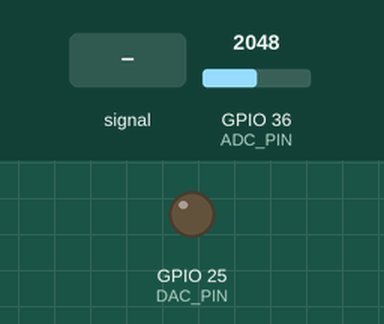
A sketch run on a simulated ESP32. On the bench: output pins drawn as LEDs (lit = HIGH). The inputs (shaded band) are chosen by the test bench; at power-on: GPIO 36 (ADC_PIN) = 2048. What the sketch prints to the serial monitor is not drawn.

Above: at 0.8 s.
0.9 s: GPIO 36 (ADC_PIN) fed a 200 Hz sine of ±1842 counts around its level
Timing chart, 0 to 1.0 s (numbered marks = the images above; inputs shaded):
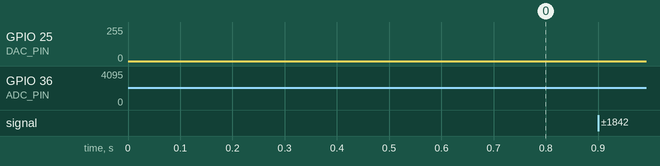

The sketch:

classic.ino
```cpp
#include <Arduino.h>
#include <driver/adc.h>
#include <driver/dac.h>
#include <soc/sens_reg.h>
#include <soc/soc.h>

// ================================================================
// CONFIGURATION
// ================================================================
#define SAMPLING_FREQ 10000.0 // 10 kHz
#define TS (1.0 / SAMPLING_FREQ)
#define PI_2 (2.0 * PI)

// PLL Gains (Tuned for 50Hz)
#define SOGI_K 1.414  // SOGI Damping factor (1.414 is standard)
#define PLL_KP 2.0    // Proportional Gain
#define PLL_KI 15.0   // Integral Gain

// Pins
#define ADC_PIN 36
#define DAC_PIN 25

// ================================================================
// GLOBAL VARIABLES (VOLATILE for ISR)
// ================================================================

// SOGI State Variables
volatile float s_v_alpha = 0.0f; // Filtered Grid Voltage
volatile float s_v_beta = 0.0f;  // Quadrature Voltage (90 deg shift)

// PLL State Variables
volatile float pll_omega = 314.159f; // Angular freq (starts at 50Hz)
volatile float pll_theta = 0.0f;     // Grid Phase angle
volatile float pll_freq = 50.0f;     // Frequency in Hz

// DC Offset Removal
volatile float v_grid_offset = 1.85f; // Initial guess for DC offset
const float dc_filter_alpha = 0.001f; // Slow filter for DC offset

// Debugging / shared variables
volatile float debug_v_grid = 0;
volatile float debug_v_out = 0;
hw_timer_t *timer = NULL;

// ================================================================
// SOGI-PLL ALGORITHM (The "Magic")
// ================================================================
// This function runs inside the Interrupt Service Routine (ISR)
// It implements a Second Order Generalized Integrator (SOGI)
// to clean the signal and lock the phase.
void IRAM_ATTR onTimer() {

  // 1. READ ADC (Fast optimized read recommended)
  // ADC1 Channel 0 is GPIO 36.
  // Raw 0-4095 mapped to roughly 0-3.3V (attenuation dependent)
  // For speed in ISR, we assume simple linear mapping here.
  int raw = adc1_get_raw(ADC1_CHANNEL_0);

  // Convert to Voltage (approximate, calibrate as needed)
  float v_in_raw = raw * (3.3f / 4095.0f);

  // 2. REMOVE DC OFFSET (Adaptive High Pass)
  // Simple LPF to find the DC component, then subtract it
  v_grid_offset = (v_grid_offset * (1.0f - dc_filter_alpha)) + (v_in_raw * dc_filter_alpha);
  float v_grid_clean = v_in_raw - v_grid_offset;

  // 3. SOGI FILTER (Bandpass + Quadrature Generator)
  // Discretized integration of SOGI dynamics
  // error = v_input - v_alpha
  float error_sogi = v_grid_clean - s_v_alpha;

  // Update Alpha (In-phase component)
  // v_alpha_dot = omega * v_beta + k * omega * error
  s_v_alpha = s_v_alpha + ((pll_omega * s_v_beta) + (SOGI_K * pll_omega * error_sogi)) * TS;

  // Update Beta (Quadrature component, -90 deg shifted)
  // v_beta_dot = -omega * v_alpha
  s_v_beta = s_v_beta + (-pll_omega * s_v_alpha) * TS;

  // 4. PARK TRANSFORM (Phase Detector)
  // We want to align the PLL such that v_q becomes 0
  float sin_val = sin(pll_theta);
  float cos_val = cos(pll_theta);

  // v_q = -v_alpha * sin(theta) + v_beta * cos(theta)
  float v_q = -s_v_alpha * sin_val + s_v_beta * cos_val;

  // 5. PI REGULATOR (Loop Filter)
  // Adjusts frequency based on phase error (v_q)
  static float integrator_sum = 314.159f; // Initialize at nominal 50Hz

  integrator_sum += (PLL_KI * TS * v_q);
  pll_omega = integrator_sum + (PLL_KP * v_q);

  // Clamp Frequency (45Hz to 55Hz safety limits)
  // 45Hz ~= 282 rad/s, 55Hz ~= 345 rad/s
  if (pll_omega > 345.0f) pll_omega = 345.0f;
  if (pll_omega < 282.0f) pll_omega = 282.0f;

  // 6. PHASE INTEGRATOR (VCO)
  pll_theta += pll_omega * TS;

  // Wrap Phase 0 -> 2PI
  if (pll_theta > PI_2) {
    pll_theta -= PI_2;
  }

  // 7. GENERATE OUTPUT
  // Generate a clean sine wave locked to the grid
  // We use the locked theta to generate a perfect sine, regardless of input distortion
  float v_out = 1.65f + (1.0f * sin_val); // 1.65V offset, 1V amplitude

  // Convert to 8-bit for DAC (0-255)
  int dac_val = (int)(v_out * (255.0f / 3.3f));
  if (dac_val > 255) dac_val = 255;
  if (dac_val < 0) dac_val = 0;

  dac_output_voltage(DAC_CHANNEL_1, dac_val);

  // Store for main loop debugging
  debug_v_grid = v_grid_clean;
  debug_v_out = v_out;
  pll_freq = pll_omega / PI_2;
}

// ================================================================
// SETUP
// ================================================================
void setup() {
  Serial.begin(115200);

  // ADC Setup
  adc1_config_width(ADC_WIDTH_BIT_12);
  adc1_config_channel_atten(ADC1_CHANNEL_0, ADC_ATTEN_DB_11);

  // DAC Setup
  dac_output_enable(DAC_CHANNEL_1);

  // Timer Setup (ESP32 Specific)
  // Timer 0, Prescaler 80 (80MHz / 80 = 1MHz tick)
  timer = timerBegin(0, 80, true);
  timerAttachInterrupt(timer, &onTimer, true);
  // Alarm every 100 ticks (100us = 10kHz)
  timerAlarmWrite(timer, 100, true);
  timerAlarmEnable(timer);

  Serial.println("SOGI-PLL Initialized");
  Serial.println("Time(ms), Grid(V), Filtered(V), Output(V), Freq(Hz), PhaseErr");
}

// ================================================================
// LOOP (Low priority tasks only)
// ================================================================
void loop() {
  // We only print data here. All calculation is done in ISR.
  // This ensures the PLL never "stutters" due to Serial printing.

  static unsigned long lastPrint = 0;
  if (millis() - lastPrint > 50) { // Print every 50ms
    lastPrint = millis();

    // We can print the "filtered" internal signal (s_v_alpha) to see
    // how well the SOGI is rejecting distortion.
    Serial.print(millis());
    Serial.print(",");
    Serial.print(debug_v_grid); // Raw Input (DC removed)
    Serial.print(",");
    Serial.print(s_v_alpha);    // SOGI Cleaned Signal
    Serial.print(",");
    Serial.print(debug_v_out);  // Locked Output
    Serial.print(",");
    Serial.print(pll_freq);     // Detected Frequency
    Serial.println();
  }
}
```
